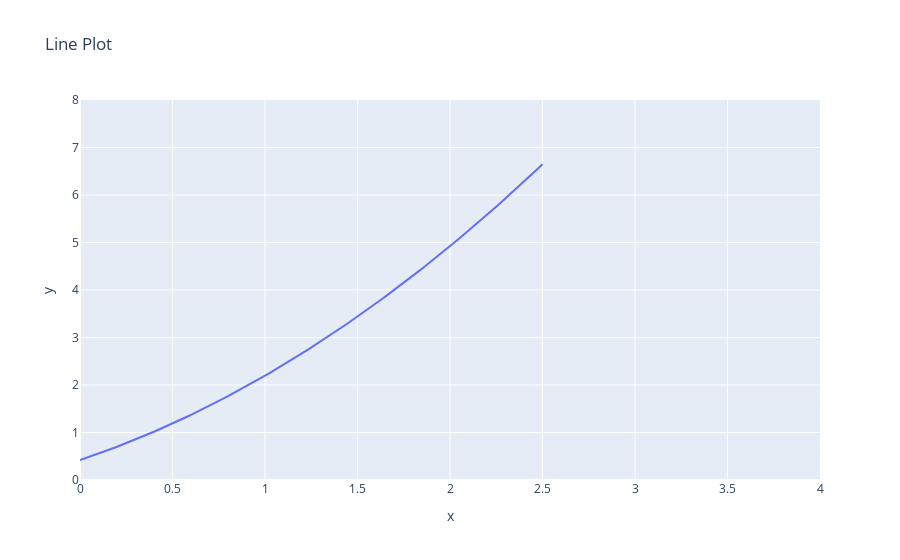

Source (notebook cell):
### Code cell
import numpy as np
import plotly.express as px


# Change this code into the correct Line Plot

xs = np.arange(0,2.51,0.01)
ys = np.array([])
for i in range(251):
    x = i * 0.01
    number = (-0.69 * x)**2 + 1.3 * x + 0.42
    ys = np.append(ys,[number])

fig = px.line(x=xs, y=ys, title="Line Plot")
fig.update_layout(xaxis_range=[0,4], yaxis_range=[0,8])
fig.show()

### Figure 1 — Plotly figure (JSON) as saved in the notebook; plotly's stock layout.template omitted (floating-point values rounded to 4 significant figures; data arrays with more than 128 entries replaced by an {"elided": "..."} marker saying what was removed)
{"data": [{"hovertemplate": "x=%{x}<br>y=%{y}<extra></extra>", "legendgroup": "", "line": {"color": "#636efa", "dash": "solid"}, "marker": {"symbol": "circle"}, "mode": "lines", "name": "", "orientation": "v", "showlegend": false, "type": "scatter", "x": {"elided": "251 float values"}, "xaxis": "x", "y": {"elided": "251 float values"}, "yaxis": "y"}], "layout": {"legend": {"tracegroupgap": 0}, "title": {"text": "Line Plot"}, "xaxis": {"anchor": "y", "domain": [0, 1], "range": [0, 4], "title": {"text": "x"}}, "yaxis": {"anchor": "x", "domain": [0, 1], "range": [0, 8], "title": {"text": "y"}}}}
